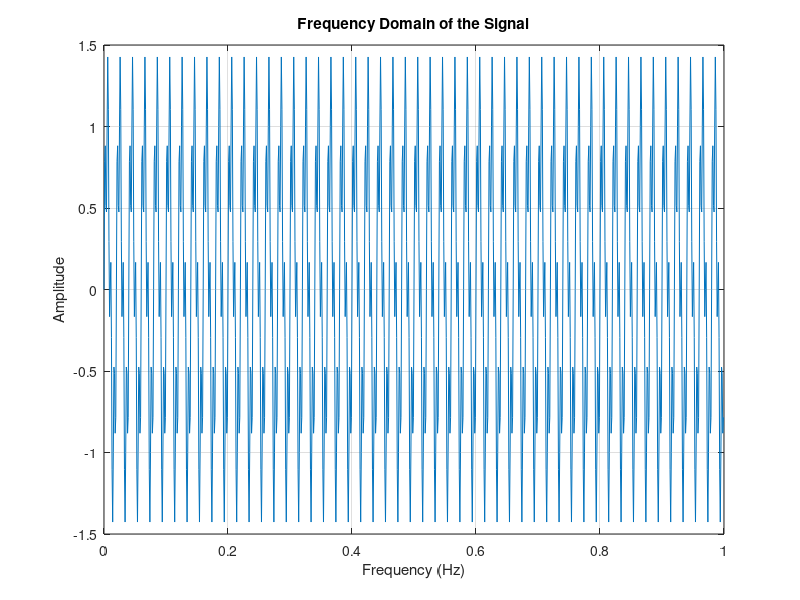
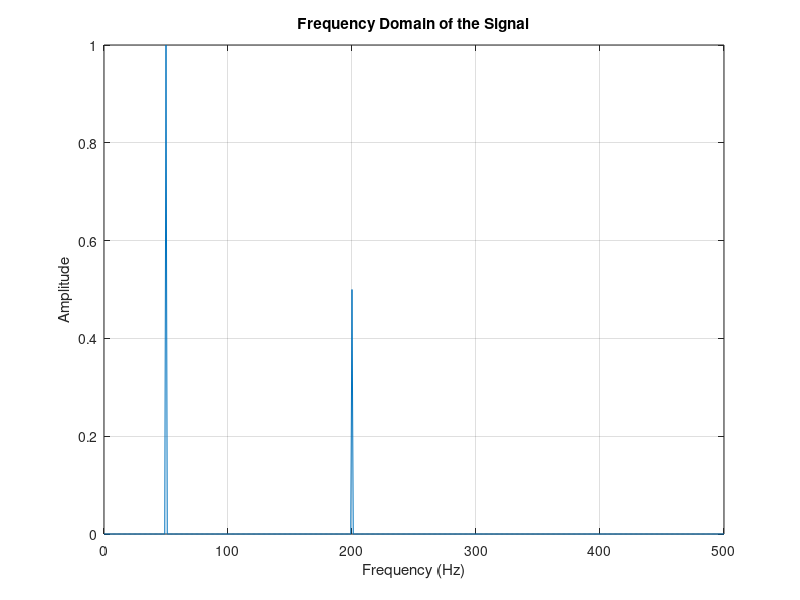

Reproduce these figures in MATLAB, in order.

% Parameters
fs = 1000;             % Sampling frequency (Hz)
t = 0:1/fs:1-1/fs;     % Time vector (1 second duration)
signal = sin(2*pi*50*t) + 0.5*sin(2*pi*200*t);  % Example signal: 50Hz + 200Hz components

% Compute the Fourier Transform
N = length(signal);               % Length of the signal
fft_signal = fft(signal);         % Compute FFT
P2 = abs(fft_signal / N);         % Two-sided spectrum
P1 = P2(1:N/2+1);                 % Single-sided spectrum
P1(2:end-1) = 2*P1(2:end-1);      % Scale for single-sided

% Frequency axis
f = fs * (0:(N/2)) / N;           % Frequency bins

% Plot the signal
figure;
plot(t, signal);
title('Frequency Domain of the Signal');
xlabel('Frequency (Hz)');
ylabel('Amplitude');
grid on;

% Plot the frequency domain
figure;
plot(f, P1);
title('Frequency Domain of the Signal');
xlabel('Frequency (Hz)');
ylabel('Amplitude');
grid on;
